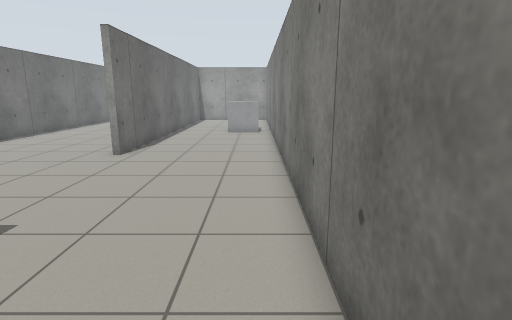
[1] (above)

16 first-person views from a walk through a Gazebo world. The camera is 1.2 m above the floor, tilts 12° down and sees 80° across. The floor is counted in squares, 0.5 m on a side. Each view is taken from the middle of a square. On the plan, view 1 faces up. The plan holds only what a view shows up to about 18 squares ahead; the rest is blank.

[2]
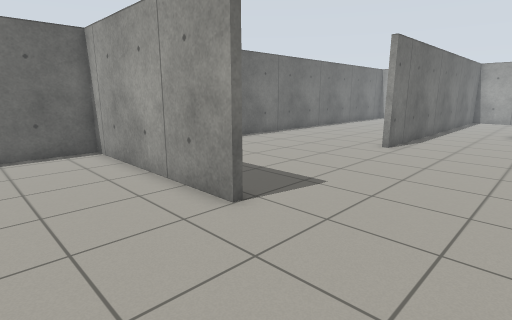

[3]
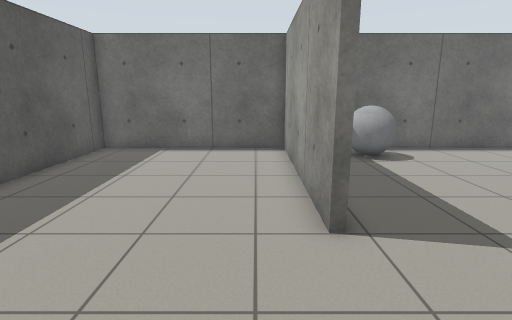

[4]
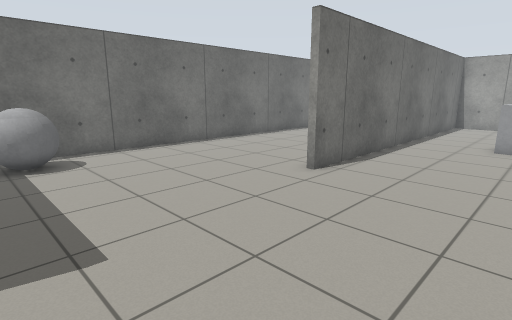

[5]
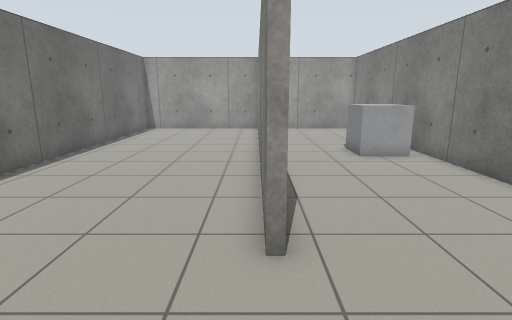

[6]
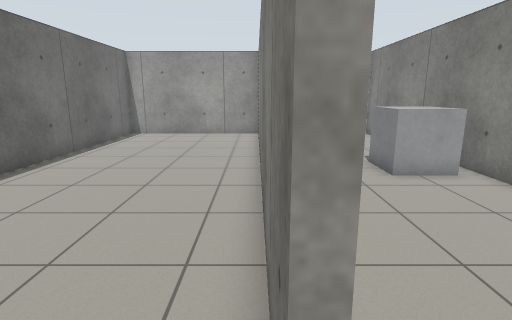

[7]
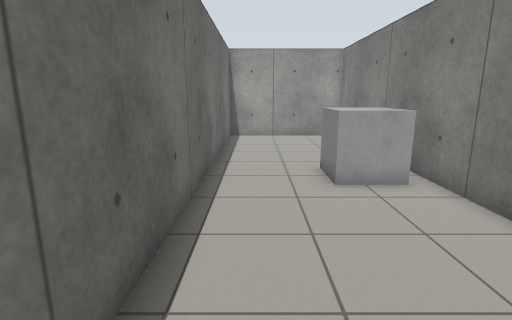

[8]
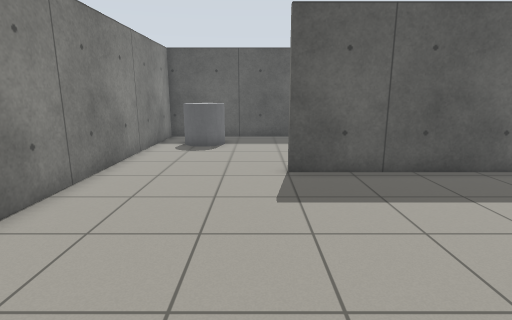

[9]
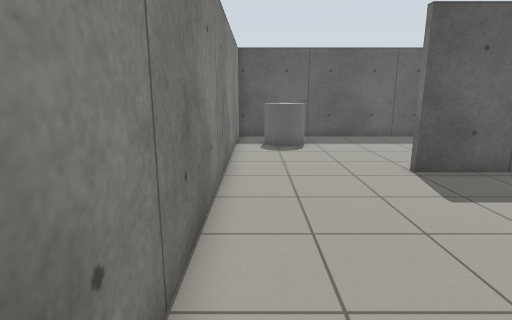

[10]
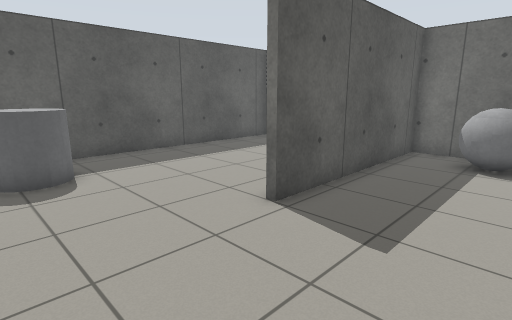

[11]
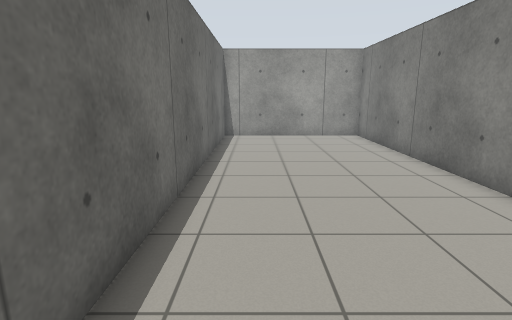

[12]
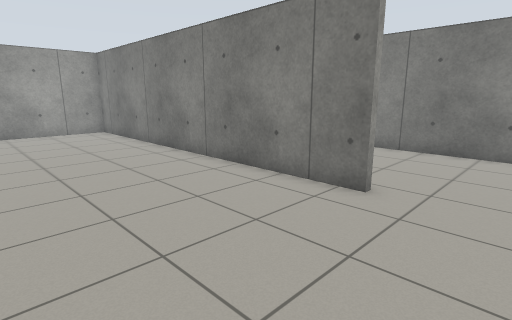

[13]
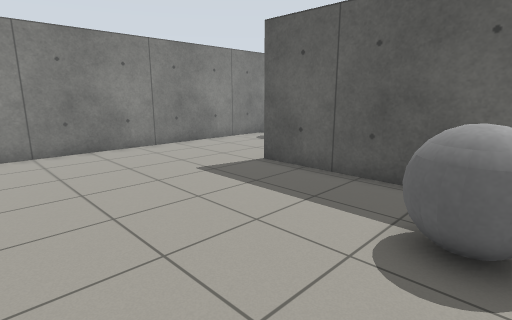

[14]
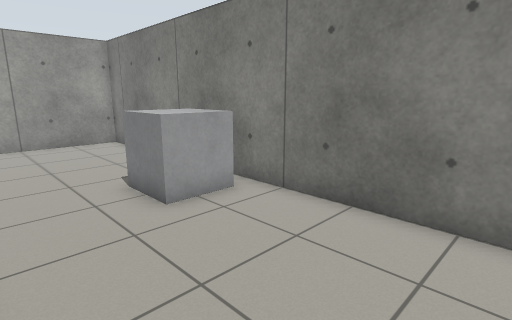

[15]
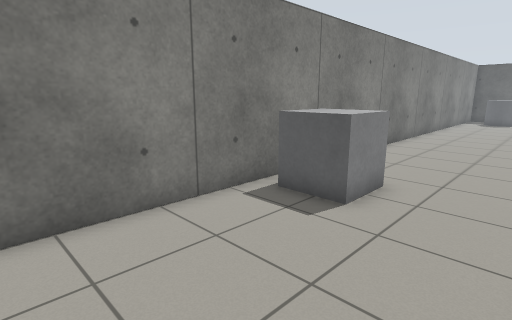

[16]
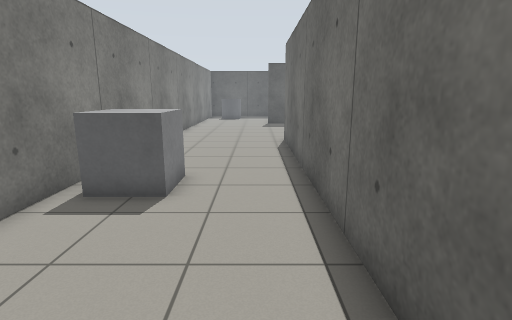

### Floor plan
Points are (right, up) in squares from view 1. A wall is a line through its corners. A room is listed if a view was taken in it or the views show most of it. See-through windows are left out.
Room 1 (views 1, 2, 3)
walls: (-5, 2.3) (-13.9, 2.3) (-13.9, -6) (1, -6) (1, 3.5)
ways out: opening at (-2, 2.5) to room 2
objects: grey cylinder (-2, -4) to (0, -2)
Room 2 (views 4, 5, 6, 7, 8, 9, 10, 11, 12, 13, 14, 15, 16)
walls: (-5.8, 12.1) (-5.8, 30.4) (-13.9, 30.4) (-13.9, 2.6) (-5, 2.6); (1, 3.5) (1, 30.4) (-5.5, 30.4) (-5.5, 12.2)
ways out: opening at (-2, 2.5) to room 1
objects: grey ball (-13, 5) to (-11, 7); grey box (-2, 20) to (0, 22)

Positions as (right, up) in squares from view 1, and headings:
1: (0, 0), facing up
2: (0, -2), facing up-left
3: (0, 1), facing left
4: (0, 4), facing up-left
5: (-6, 8), facing up
6: (-6, 11), facing up
7: (-4, 12), facing up
8: (-4, 12), facing down
9: (0, 12), facing down
10: (0, 7), facing down-left
11: (-12, 12), facing up
12: (-13, 9), facing up-right
13: (-13, 11), facing down-right
14: (-5, 14), facing up-right
15: (-5, 28), facing down-right
16: (-4, 29), facing down
